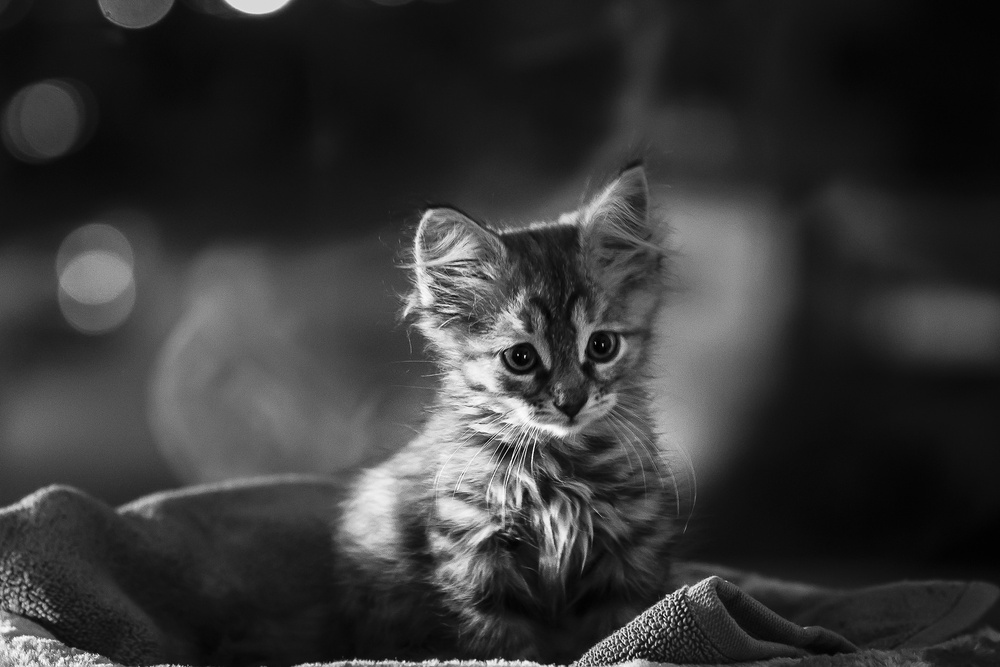
#> input picture Images/CursedCat.jpg, 1000 x 667 px, shrunk from 2048 x 1366 before the run, found by its file name
$ jupyter execute ImageProcessing2.ipynb
#> lines starting #> are read from the running program, lines starting #| are printed output that depends on the picture
[cell 1]
from skimage import data
from skimage import color
from skimage.util import pad
from skimage.transform import resize
import numpy as np
import matplotlib.pyplot as plt
from skimage import io

image = io.imread('Images\\CursedCat.JPG')
#> image is the input picture: shape (667, 1000); min 0, max 255, mean 54.4
io.imshow(image)

[cell 2]
def my_median_filter(img, x_sz, y_sz):
#> called with x_sz = 5, y_sz = 5
    result_img = img.copy()
    for i in range(img.shape[0] - y_sz + 1):
        for j in range(img.shape[1] - x_sz + 1):
            raw_cells = np.array([])
            raw_cells = np.append(raw_cells, img[i:i + y_sz,j:j + x_sz])
            raw_cells.sort()
            result_img[i][j] = cells_median(raw_cells)
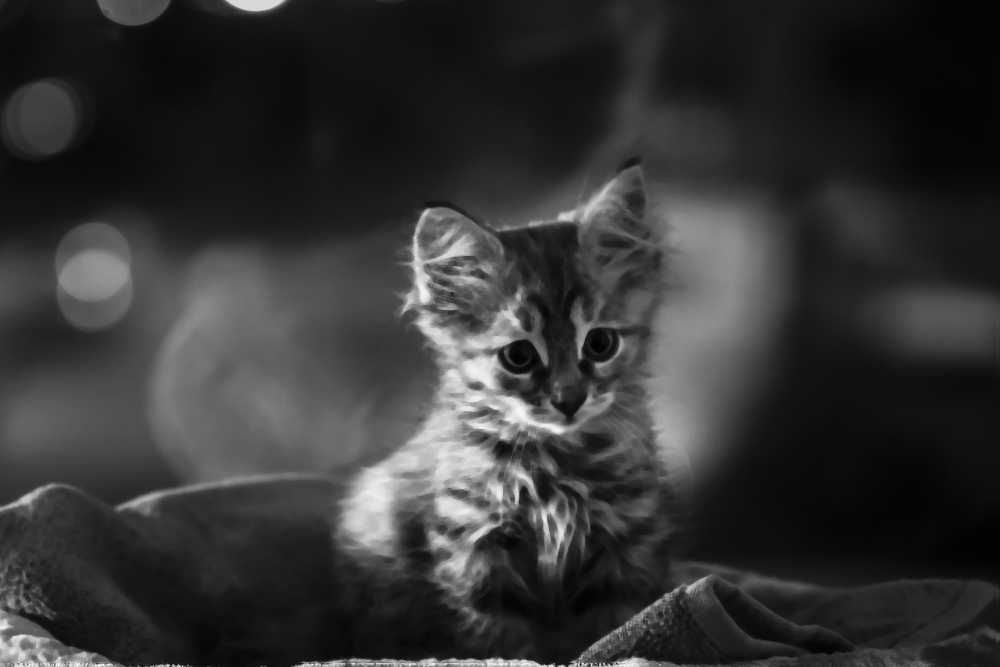
#> result_img: shape (667, 1000); min 1, max 253, mean 51.5
    result_img = result_img[:img.shape[0] - y_sz, :img.shape[1] - x_sz]
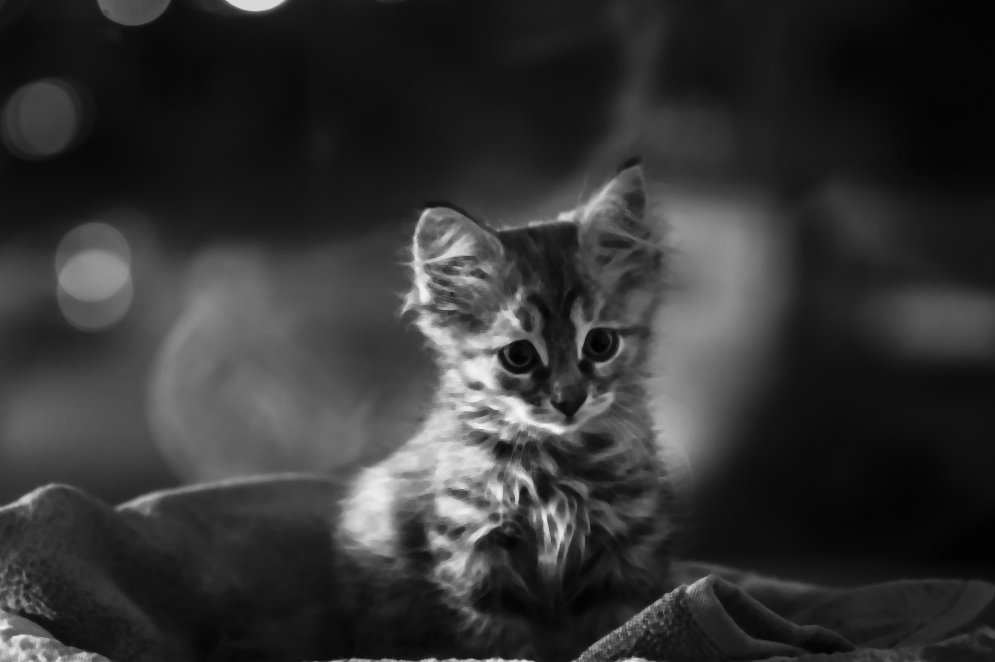
#> result_img: shape (662, 995); min 1, max 246, mean 51.3
    return result_img

def cells_median(cells):
    middle_index = cells.shape[0] // 2
    if(cells.shape[0] % 2 == 0):
        return (cells[middle_index - 1] + cells[middle_index + 1]) / 2
    else:
        return cells[middle_index // 2 + 1]

$ run again, with Images/cat1000.jpg copied over Images/CursedCat.jpg
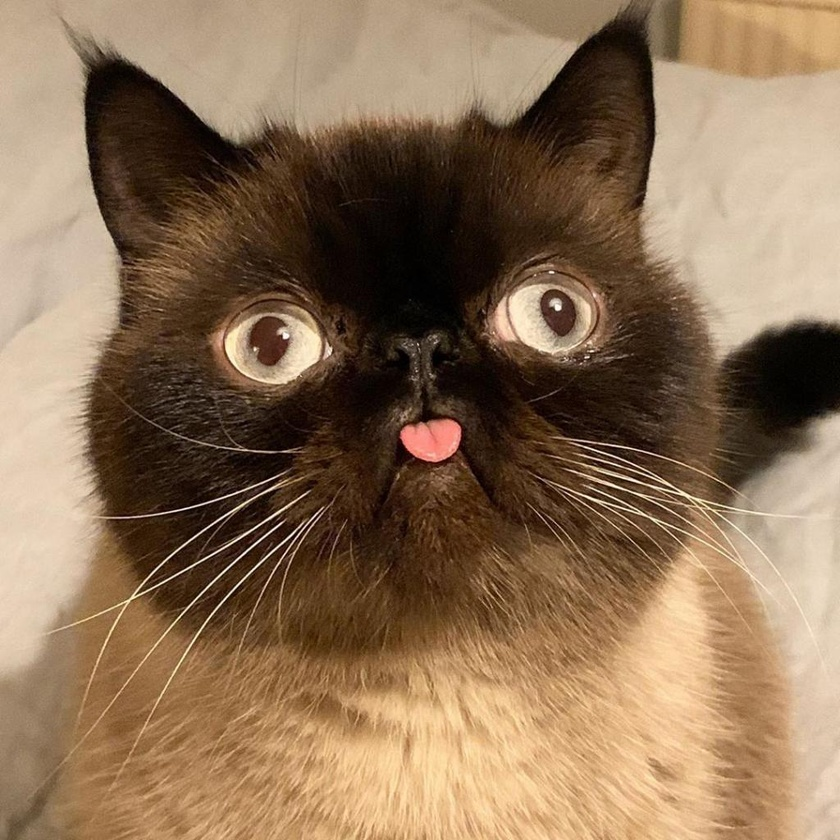
#> input picture Images/cat1000.jpg, 840 x 840 px, shrunk from 1024 x 1024 before the run, found by its file name
#> image is the input picture: shape (840, 840, 3); mean R, G, B 139.7, 112.6, 85.5
#> after the loop in my_median_filter, `for i in range(img.shape[0] - y_sz + 1):`:
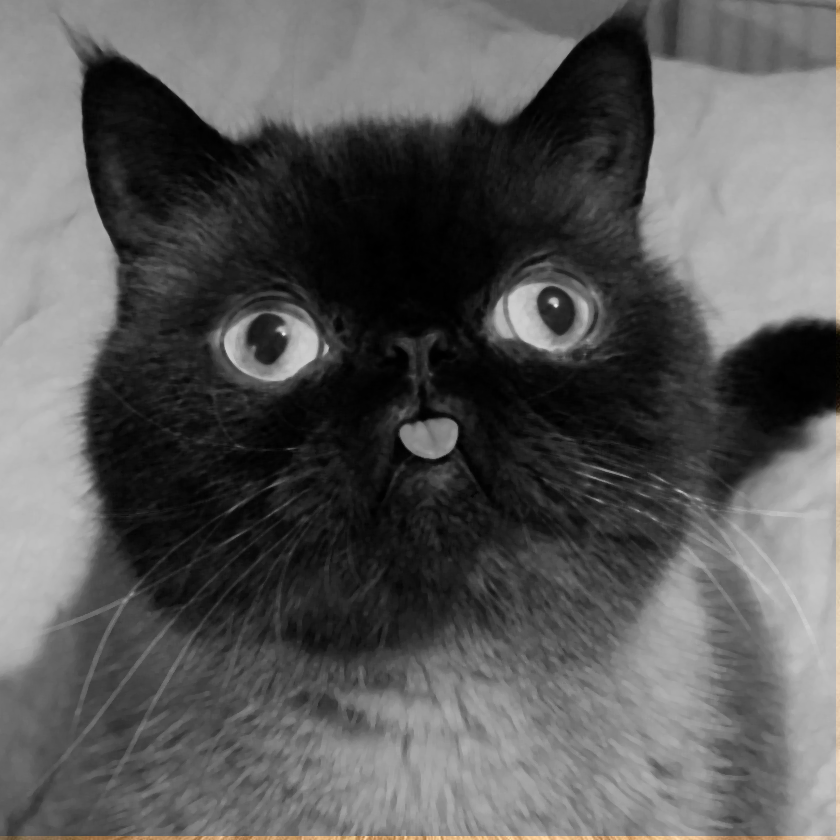
#> result_img: shape (840, 840, 3); mean R, G, B 89, 88.7, 88.4
#> in my_median_filter, `result_img = result_img[:img.shape[0] - y_sz, :img.shape[1] - x_sz]`:
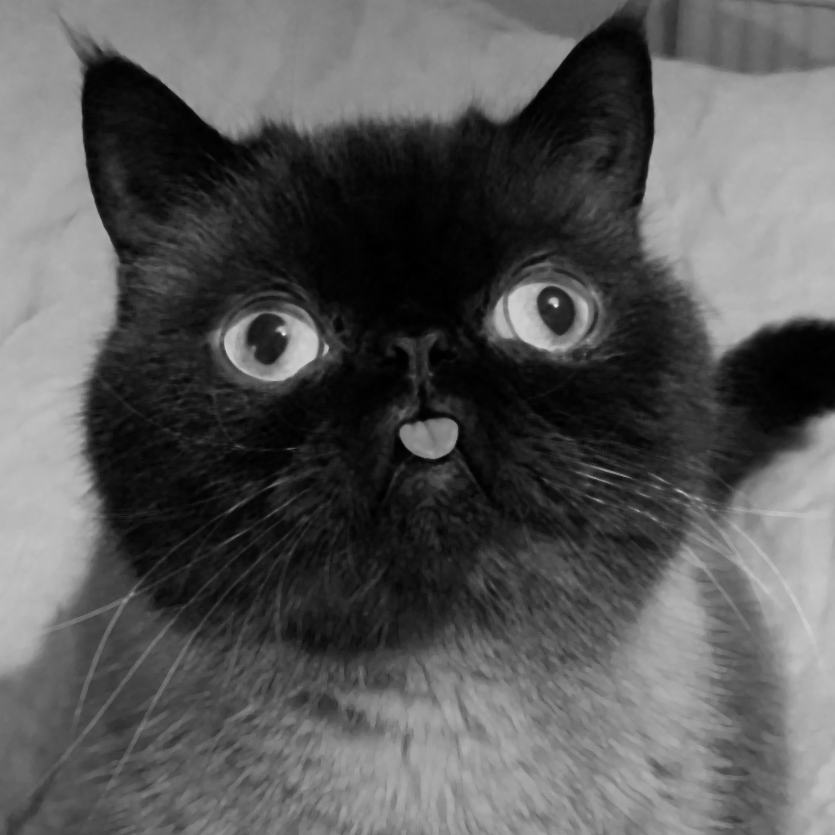
#> result_img: shape (835, 835, 3); min 0, max 234, mean 87.8

$ run again, with Images/catcop.jpg copied over Images/CursedCat.jpg
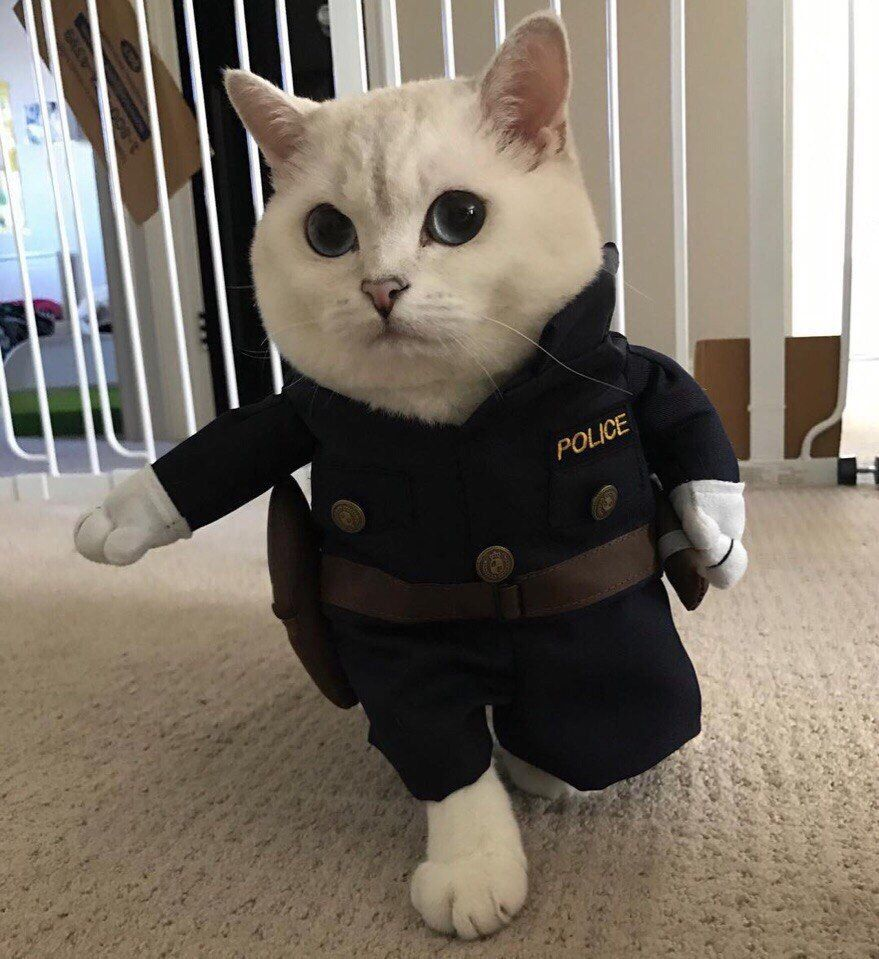
#> input picture Images/catcop.jpg, 879 x 959 px, found by its file name
#> image is the input picture: shape (959, 879, 3); mean R, G, B 122.6, 113.5, 102.1
#> after the loop in my_median_filter, `for i in range(img.shape[0] - y_sz + 1):`:
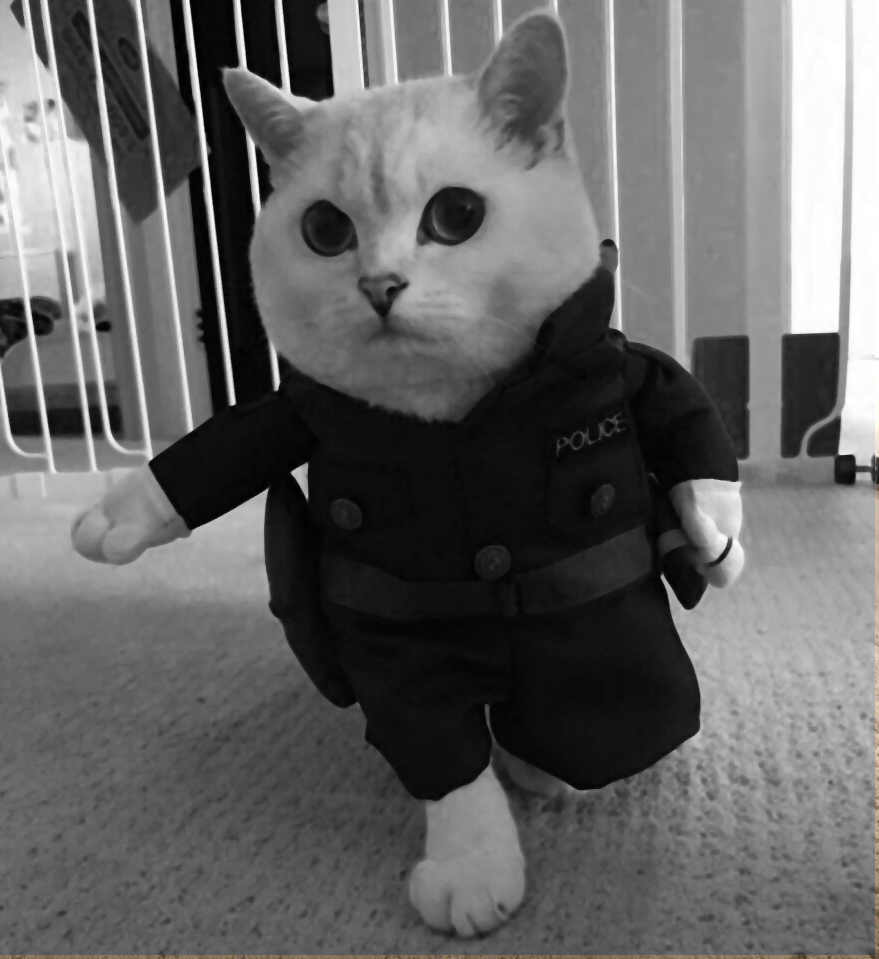
#> result_img: shape (959, 879, 3); mean R, G, B 100.7, 100.6, 100.4
#> in my_median_filter, `result_img = result_img[:img.shape[0] - y_sz, :img.shape[1] - x_sz]`:
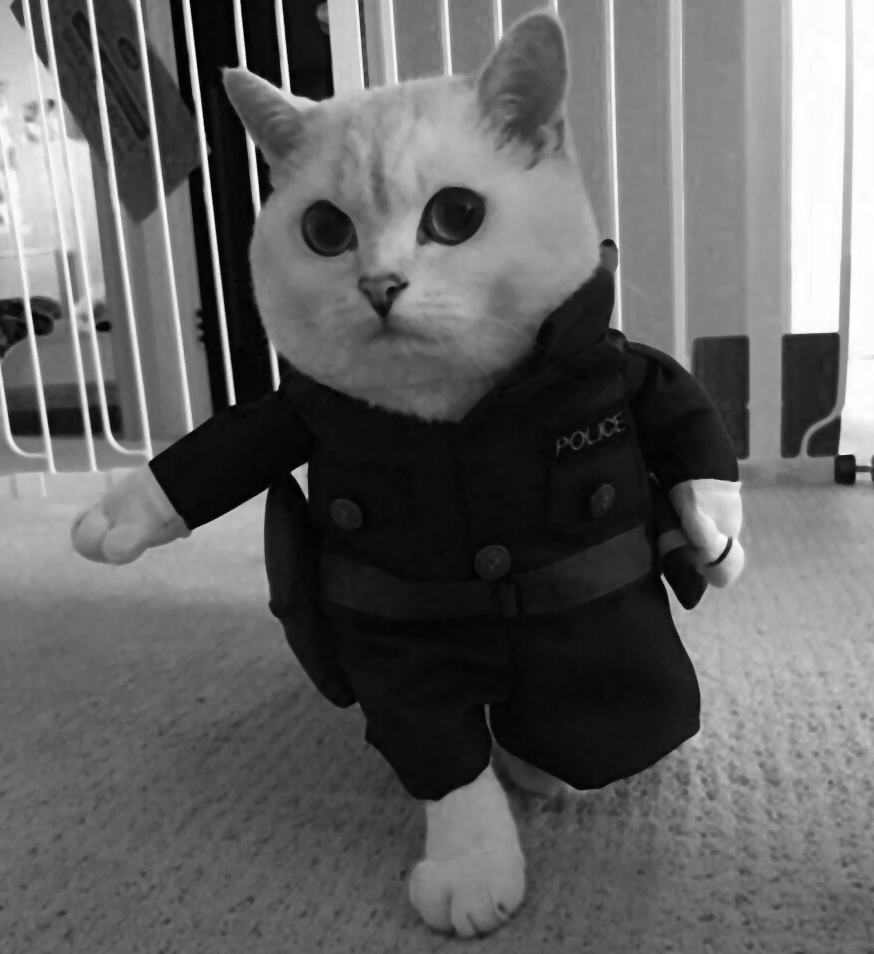
#> result_img: shape (954, 874, 3); min 0, max 255, mean 100
